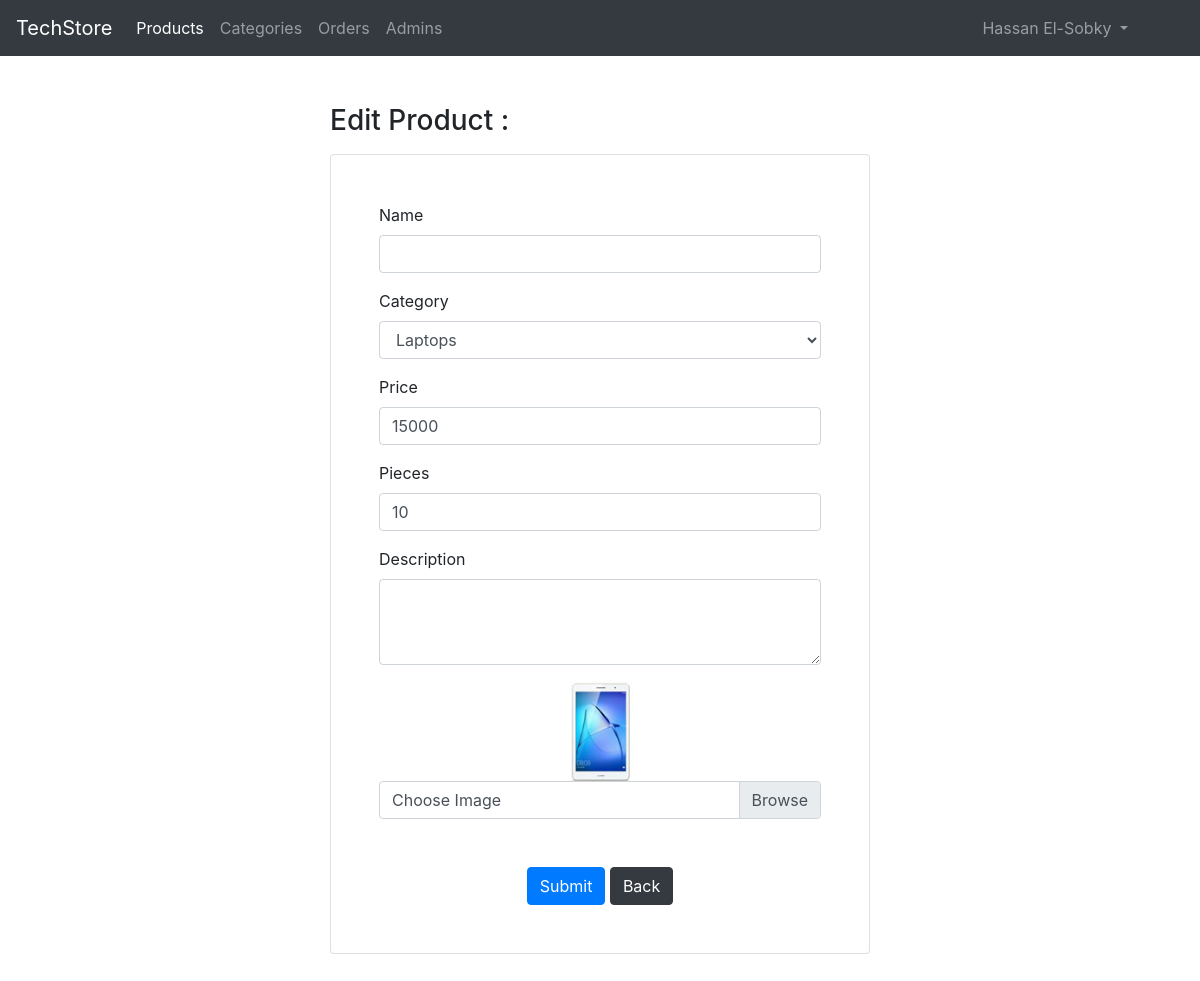
Screenshot of /admin/edit-product.php (signed in) with the database file from the repository.
### tables this page shows
CREATE TABLE `products` (
  `id` int(10) UNSIGNED NOT NULL,
  `name` varchar(255) NOT NULL,
  `description` text NOT NULL,
  `price` decimal(10,0) NOT NULL,
  `pieces_no` int(11) NOT NULL,
  `img` varchar(255) NOT NULL,
  `cat_id` int(10) UNSIGNED NOT NULL,
  `created_at` datetime NOT NULL DEFAULT current_timestamp()
);

CREATE TABLE `cats` (
  `id` int(10) UNSIGNED NOT NULL,
  `name` varchar(255) NOT NULL,
  `Created_at` datetime NOT NULL DEFAULT current_timestamp()
);

### classes/Models/Cat.php (called while the page is built, shortened)
<?php
class Cat extends Db
{
    public function __construct()
    {
        $this->table = "cats";
    }
}

### classes/Db.php (called while the page is built, shortened)
<?php
abstract class Db
{
    public $conn;
    public $table;
    public function connect()
    {
        $this->conn = mysqli_connect(DB_SERVERNAME , DB_USERNAME , DB_PASSWORD , DB_NAME);
	}
    public function selectAll(string $fields = "*") : array
    {
        $sql = "SELECT $fields FROM $this->table";
        $result = mysqli_query($this->conn , $sql);
        return mysqli_fetch_all($result, MYSQLI_ASSOC);
    }
}

### app.php (called while the page is built, shortened)
<?php
$request = new Request;

### classes/Request.php (called while the page is built, shortened)
<?php
class Request
{
    public function getHas(string $key)
    {
        return isset($_GET[$key]);
    }
}

### classes/Models/Product.php (called while the page is built, shortened)
<?php
class Product extends Db
{
    public function __construct()
    {
        $this->table = "products";
    }
    public  function  selectId(int $id,string $fileds="*")
    {
        $sql= "SELECT $this->table.*,cats.name as cat_name from $this->table JOIN CATS on $this->table.cat_id = cats.id where $this->table.id=$id";
        $reuslt=mysqli_query($this->conn,$sql);
        return mysqli_fetch_assoc($reuslt);
    }
}

### admin/edit-product.php (the view, shortened to what this page needs)
<?php require_once("inc/header.php"); ?>
<?php
if ($request->getHas('id')) {
    $id = $request->get('id');
}
else{
    $id = 1;
}
$c = new Cat;
$cats = $c->selectAll("id , name");
$pr = new Product;
$prod = $pr->selectId($id , " products.name AS prodName , `desc` , cats.name AS catName , img , pieces_no , price , cat_id");
?>
    <div class="container py-5">
        <div class="row">
            <div class="col-md-6 offset-md-3">
                <h3 class="mb-3">Edit Product : <?= $prod['prodName']; ?></h3>
                <div class="card">
                    <div class="card-body p-5">
                        <form method="POST" action="<?= AURL . "handlers/edit-product.php?" ; ?>" enctype="multipart/form-data">
                            <div class="form-group">
                              <label>Name</label>
                              <input type="text" name="name" class="form-control">
                            </div>
                            <div class="form-group">
                                <label>Category</label>
                                <select class="form-control" name="cat_id">
                                    <?php foreach($cats as $cat) { ?>
                                        <option value="<?= $cat['id']; ?>"<?php if($cat['id'] == $prod['cat_id']) { echo "selected"; }?>><?= $cat['name']; ?></option>
                                    <?php }; ?>
                                </select>
                            </div>
                            <div class="form-group">
                                <label>Price</label>
                                <input type="number" name="price" value="<?= $prod['price']; ?>" class="form-control">
                            </div>
                            <div class="form-group">
                                <label>Pieces</label>
                                <input type="number" name="pieces_no" value="<?= $prod['pieces_no']; ?>" class="form-control">
                            </div>
                            <div class="form-group">
                                <label>Description</label>
                                <textarea class="form-control" name="desc" rows="3"><?= $prod['desc']; ?></textarea>
                            </div>
                            <div class="md-3 d-flex justify-content-center">
                                <img src="<?= URL . "uploads/" . $prod['img']; ?>" height="100px" alt="">
                            </div>
                            <div class="custom-file">
                                <label class="custom-file-label" for="customFile">Choose Image</label>
                            </div>
                            <div class="text-center mt-5">
                                <button type="submit" name="submit" class="btn btn-primary">Submit</button>
                                <a class="btn btn-dark" href="#">Back</a>
                            </div>
                        </form>
                    </div>
                </div>
            </div>
        </div>
    </div>
<?php require_once("inc/footer.php"); ?>

### rows the page displays
products: cat_id "Laptops", price "15000", pieces_no "10", img (picture)

### other values shown
$session ->get("adminName") "Hassan El-Sobky"
